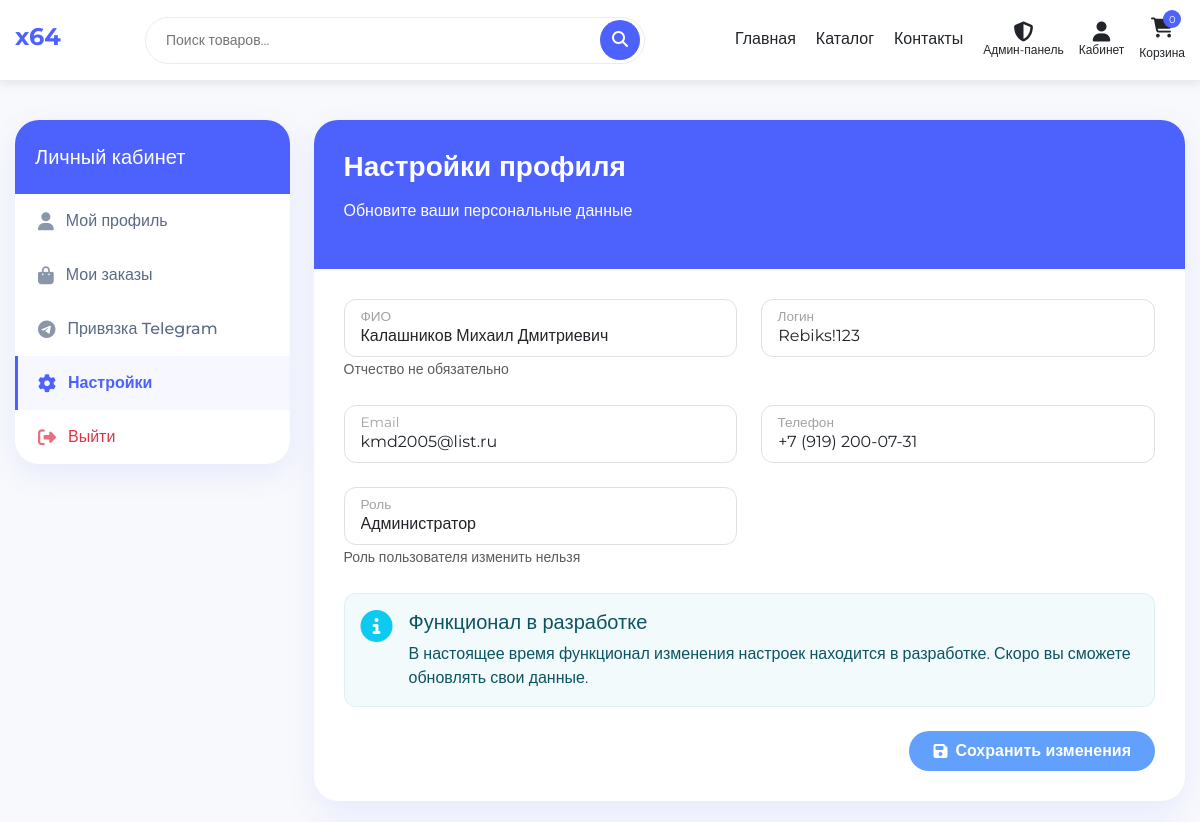
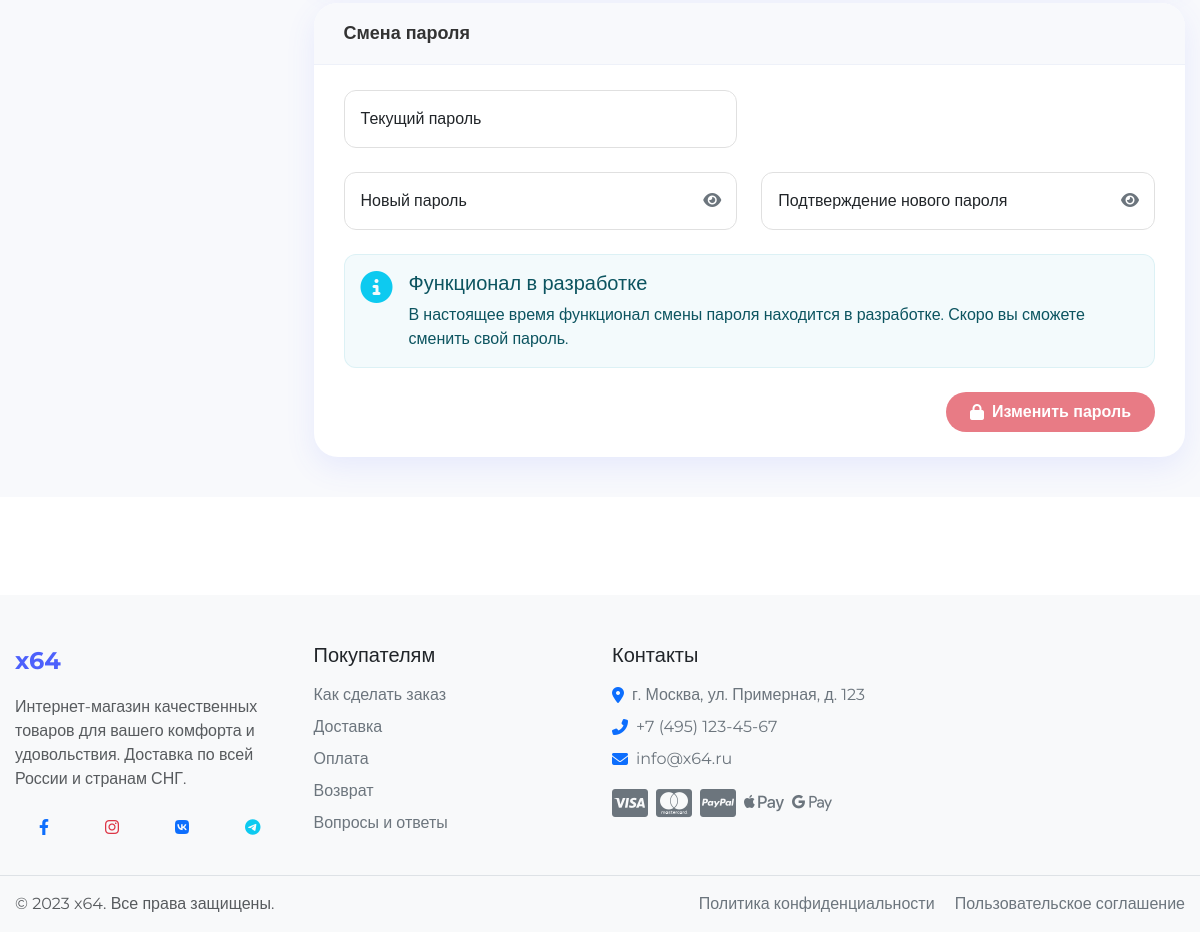
The page /account/settings.php (signed in) on the database its author committed (2 pictures, top to bottom).
### tables this page shows
CREATE TABLE `users` (
  `id` int NOT NULL,
  `fullname` varchar(255) NOT NULL COMMENT 'ФИО пользователя (отчество не обязательно)',
  `email` varchar(255) NOT NULL COMMENT 'Электронная почта пользователя',
  `phone` varchar(20) NOT NULL COMMENT 'Номер телефона пользователя',
  `login` varchar(255) NOT NULL COMMENT 'Логин пользователя для входа в систему',
  `password` varchar(255) NOT NULL COMMENT 'Хешированный пароль пользователя',
  `role` varchar(20) NOT NULL DEFAULT 'user' COMMENT 'Роль пользователя (по умолчанию "user")',
  `telegram_id` varchar(50) DEFAULT NULL COMMENT 'ID пользователя в Telegram',
  `telegram_username` varchar(100) DEFAULT NULL COMMENT 'Username пользователя в Telegram',
  `telegram_verification_code` varchar(10) DEFAULT NULL COMMENT 'Код для подтверждения привязки Telegram',
  `telegram_code_expires` timestamp NULL DEFAULT NULL COMMENT 'Время истечения кода подтверждения'
);

### includes/config/db_functions.php (called while the page is built, shortened)
<?php
function getUserById($user_id) {
    global $conn;
    $sql = "SELECT id, fullname, email, phone, login, role FROM users WHERE id = " . (int)$user_id;
    $result = mysqli_query($conn, $sql);
    if (mysqli_num_rows($result) > 0) {
        return mysqli_fetch_assoc($result);
    }
    return null;
}

### account/settings.php (the view, shortened to what this page needs)
<?php
require_once '../includes/config/db_functions.php';
include_once '../includes/header/header.php';
$user_id = $_SESSION['user_id'];
$user = getUserById($user_id);
?>
<section class="profile-section">
    <div class="profile-container">
        <div class="row">
            <div class="col-lg-3 col-md-4 mb-4">
                <div class="profile-card profile-sidebar">
                    <div class="profile-menu-header">
                        <h5 class="mb-0">Личный кабинет</h5>
                    </div>
                    <ul class="profile-menu">
                        <li class="profile-menu-item">
                            <a href="profile.php">
                                <i class="fas fa-user"></i>
                                Мой профиль
                            </a>
                        </li>
                        <li class="profile-menu-item">
                            <a href="orders.php">
                                <i class="fas fa-shopping-bag"></i>
                                Мои заказы
                            </a>
                        </li>
                        <li class="profile-menu-item">
                            <a href="telegram.php">
                                <i class="fab fa-telegram"></i>
                                Привязка Telegram
                            </a>
                        </li>
                        <li class="profile-menu-item active">
                            <a href="settings.php">
                                <i class="fas fa-cog"></i>
                                Настройки
                            </a>
                        </li>
                        <li class="profile-menu-item logout">
                            <a href="logout.php">
                                <i class="fas fa-sign-out-alt"></i>
                                Выйти
                            </a>
                        </li>
                    </ul>
                </div>
            </div>
            <div class="col-lg-9 col-md-8">
                <div class="profile-main-card mb-4">
                    <div class="profile-header">
                        <h2 class="profile-name">Настройки профиля</h2>
                        <p>Обновите ваши персональные данные</p>
                    </div>
                    <div class="profile-body">
                        <form action="settings_process.php" method="post" id="profileForm">
                            <div class="row">
                                <div class="col-md-6 mb-4">
                                    <div class="form-floating">
                                        <input type="text" class="form-control rounded-4" id="fullname" name="fullname" value="<?php echo htmlspecialchars($user['fullname']); ?>" placeholder="Иванов Иван Иванович" required>
                                        <label for="fullname">ФИО</label>
                                        <small class="text-muted">Отчество не обязательно</small>
                                    </div>
                                </div>
                                <div class="col-md-6 mb-4">
                                    <div class="form-floating">
                                        <input type="text" class="form-control rounded-4" id="login" name="login" value="<?php echo htmlspecialchars($user['login']); ?>" placeholder="username" required>
                                        <label for="login">Логин</label>
                                    </div>
                                </div>
                                <div class="col-md-6 mb-4">
                                    <div class="form-floating">
                                        <input type="email" class="form-control rounded-4" id="email" name="email" value="<?php echo htmlspecialchars($user['email']); ?>" placeholder="mail@example.com" required>
                                        <label for="email">Email</label>
                                    </div>
                                </div>
                                <div class="col-md-6 mb-4">
                                    <div class="form-floating">
                                        <input type="tel" class="form-control rounded-4" id="phone" name="phone" value="<?php echo htmlspecialchars($user['phone']); ?>" placeholder="+7 (999) 999-99-99" required>
                                        <label for="phone">Телефон</label>
                                    </div>
                                </div>
                                <div class="col-md-6 mb-4">
                                    <div class="form-floating">
                                        <input type="text" class="form-control rounded-4" id="role" value="<?php echo htmlspecialchars($user['role']); ?>" placeholder="Роль" readonly>
                                        <label for="role">Роль</label>
                                        <small class="text-muted">Роль пользователя изменить нельзя</small>
                                    </div>
                                </div>
                            </div>
                            <div class="alert alert-info rounded-4 mb-4">
                                <div class="d-flex">
                                    <div class="me-3">
                                        <i class="fas fa-info-circle fa-2x text-info"></i>
                                    </div>
                                    <div>
                                        <h5 class="alert-heading">Функционал в разработке</h5>
                                        <p class="mb-0">В настоящее время функционал изменения настроек находится в разработке. Скоро вы сможете обновлять свои данные.</p>
                                    </div>
                                </div>
                            </div>
                            <div class="text-end">
                                <button type="submit" class="btn btn-primary rounded-pill px-4 py-2" disabled>
                                    <i class="fas fa-save me-2"></i>Сохранить изменения
                                </button>
                            </div>
                        </form>
                    </div>
                </div>
                <div class="profile-info-card">
                    <div class="profile-info-header">
                        <h5 class="profile-info-title">Смена пароля</h5>
                    </div>
                    <div class="profile-info-body">
                        <form action="change_password.php" method="post" id="passwordForm">
                            <div class="row">
                                <div class="col-md-6 mb-4">
                                    <div class="form-floating">
                                        <input type="password" class="form-control rounded-4" id="current_password" name="current_password" placeholder="Текущий пароль" required>
                                        <label for="current_password">Текущий пароль</label>
                                    </div>
                                </div>
                                <div class="col-md-6"></div>
                                <div class="col-md-6 mb-4">
                                    <div class="form-floating password-field">
                                        <input type="password" class="form-control rounded-4" id="new_password" name="new_password" placeholder="Новый пароль" required>
                                        <label for="new_password">Новый пароль</label>
                                        <span class="password-toggle" onclick="togglePassword('new_password')">
                                            <i class="fas fa-eye"></i>
                                        </span>
                                    </div>
                                </div>
                                <div class="col-md-6 mb-4">
                                    <div class="form-floating password-field">
                                        <input type="password" class="form-control rounded-4" id="confirm_password" name="confirm_password" placeholder="Подтверждение нового пароля" required>
                                        <label for="confirm_password">Подтверждение нового пароля</label>
                                        <span class="password-toggle" onclick="togglePassword('confirm_password')">
                                            <i class="fas fa-eye"></i>
                                        </span>
                                    </div>
                                </div>
                            </div>
                            <div class="alert alert-info rounded-4 mb-4">
                                <div class="d-flex">
                                    <div class="me-3">
                                        <i class="fas fa-info-circle fa-2x text-info"></i>
                                    </div>
                                    <div>
                                        <h5 class="alert-heading">Функционал в разработке</h5>
                                        <p class="mb-0">В настоящее время функционал смены пароля находится в разработке. Скоро вы сможете сменить свой пароль.</p>
                                    </div>
                                </div>
                            </div>
                            <div class="text-end">
                                <button type="submit" class="btn btn-danger rounded-pill px-4 py-2" disabled>
                                    <i class="fas fa-lock me-2"></i>Изменить пароль
                                </button>
                            </div>
                        </form>
                    </div>
                </div>
            </div>
        </div>
    </div>
</section>
<?php
include_once '../includes/footer/footer.php';
?>

### css/style.css (style rules this page uses)
:root { --primary-color: #4d61fc; --primary-color-hover: #3a4cd1; --secondary-color: #6c757d; --success-color: #28a745; --danger-color: #dc3545; --warning-color: #ffc107; --info-color: #17a2b8; --light-color: #f8f9fa; --dark-color: #343a40; --body-bg: #ffffff; --text-color: #212529; --border-color: #e9ecef; --border-radius: 16px; --btn-border-radius: 50px; --box-shadow: 0 0.5rem 1rem rgba(0, 0, 0, 0.15); --transition: all 0.3s cubic-bezier(0.4, 0, 0.2, 1); --container-width: 1200px; }
* { margin: 0; padding: 0; box-sizing: border-box; }
html { scroll-behavior: smooth; overflow-x: hidden; width: 100%; position: relative; }
body { font-family: 'Montserrat', sans-serif; font-size: 16px; line-height: 1.5; color: var(--text-color); background-color: var(--body-bg); overflow-x: hidden; width: 100%; position: relative; max-width: 100vw; }
a { color: var(--primary-color); text-decoration: none; transition: var(--transition); }
ul { list-style: none; padding-left: 0; }
.btn { display: inline-flex; align-items: center; justify-content: center; padding: 12px 24px; font-size: 16px; font-weight: 600; border-radius: var(--btn-border-radius) !important; cursor: pointer; transition: var(--transition); border: none; outline: none; }
.btn-primary { background-color: var(--primary-color); color: white; }
.profile-section { padding: 40px 0; background: #f8f9fc; min-height: calc(100vh - 200px); }
.profile-container { max-width: 1200px; margin: 0 auto; padding: 0 15px; }
.profile-card { border-radius: 24px; border: none; overflow: hidden; box-shadow: 0 10px 30px rgba(77, 97, 252, 0.1); transition: all 0.3s cubic-bezier(0.25, 0.8, 0.25, 1); margin-bottom: 25px; background-color: #fff; }
.profile-sidebar { border-radius: 24px; overflow: hidden; }
.profile-menu-header { background: var(--primary-color); color: white; padding: 25px 20px; position: relative; overflow: hidden; }
.profile-menu-header::before { display: none; }
.profile-menu { list-style: none; padding: 0; margin: 0; }
.profile-menu-item { border-left: 3px solid transparent; transition: all 0.3s ease; }
.profile-menu-item a { display: flex; align-items: center; padding: 15px 20px; color: #5a6a85; font-weight: 500; text-decoration: none; transition: all 0.3s ease; }
.profile-menu-item i { margin-right: 12px; font-size: 18px; transition: all 0.3s ease; opacity: 0.7; }
.profile-menu-item.active { border-left-color: var(--primary-color); }
.profile-menu-item.active a { color: var(--primary-color); font-weight: 600; background-color: rgba(77, 97, 252, 0.05); }
.profile-menu-item.active i { color: var(--primary-color); opacity: 1; }
.profile-menu-item.logout a { color: var(--danger-color); }
.profile-main-card { border-radius: 24px; box-shadow: 0 10px 30px rgba(77, 97, 252, 0.1); transition: all 0.3s ease; background-color: #fff; overflow: hidden; margin-bottom: 25px; }
.profile-header { background: var(--primary-color); color: white; padding: 30px; position: relative; overflow: hidden; }
.profile-header::after { display: none; }
.profile-name { font-size: 28px; font-weight: 600; margin-bottom: 15px; }
.profile-body { padding: 30px; }
.profile-info-card { background-color: #fff; border-radius: 24px; box-shadow: 0 10px 30px rgba(77, 97, 252, 0.1); overflow: hidden; transition: all 0.3s ease; }
.profile-info-header { padding: 20px 30px; background-color: #f8f9fc; border-bottom: 1px solid #eef1f9; display: flex; align-items: center; justify-content: space-between; }
.profile-info-title { font-size: 18px; font-weight: 600; color: #333; margin: 0; }
.profile-info-body { padding: 25px 30px; }
.profile-card, .profile-main-card, .profile-info-card { animation: fadeIn 0.6s ease-out forwards; }
.profile-sidebar { animation: fadeIn 0.4s ease-out forwards; }
.profile-main-card { animation: fadeIn 0.5s 0.1s ease-out forwards; opacity: 0; }
.profile-info-card { animation: fadeIn 0.5s 0.2s ease-out forwards; opacity: 0; }

### css/components/home.css (style rules this page uses)
.d-flex { display: flex; }
.mb-4 { margin-bottom: 1.5rem; }

### css/header-scroll.css (style rules this page uses)
body { padding-top: 80px; }

### rows shown on the page
users: fullname "Калашников Михаил Дмитриевич", login "Rebiks!123", email "kmd2005@list.ru", phone "+7 (919) 200-07-31", role "Администратор"

### other values the page prints
$cart_count "0"
